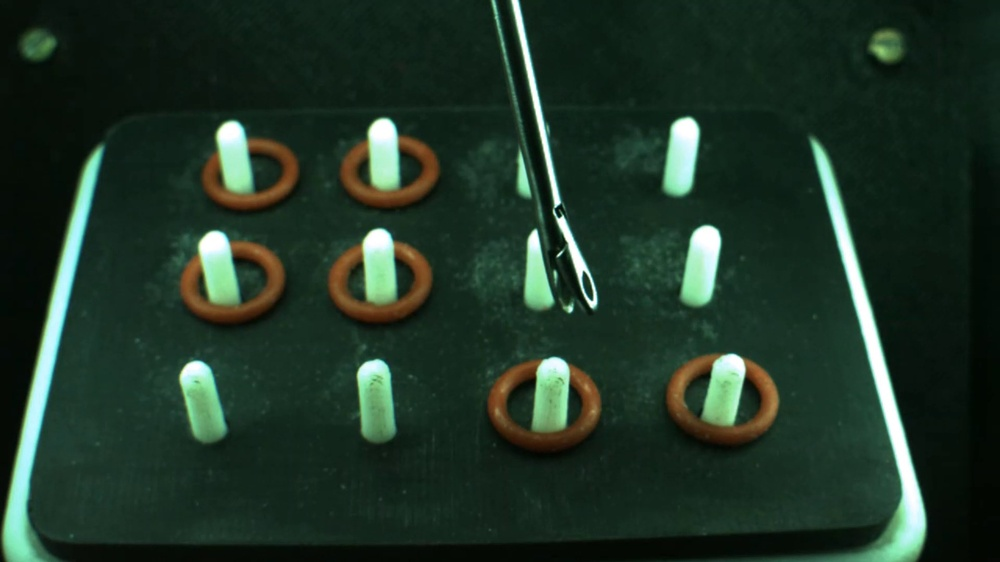
#> input picture assn1/separate_op/log_filter/frame39.jpg, 1000 x 562 px, shrunk from 1920 x 1080 before the run
$ python log.py   (older library calls are emulated)
#> lines starting #> are read from the running program, lines starting #| are printed output that depends on the picture
#> the answer given: frame39.jpg
import cv2
import numpy as np
def log(path):
#> called with path = 'frame39.jpg'
    img = cv2.imread(path, 0)
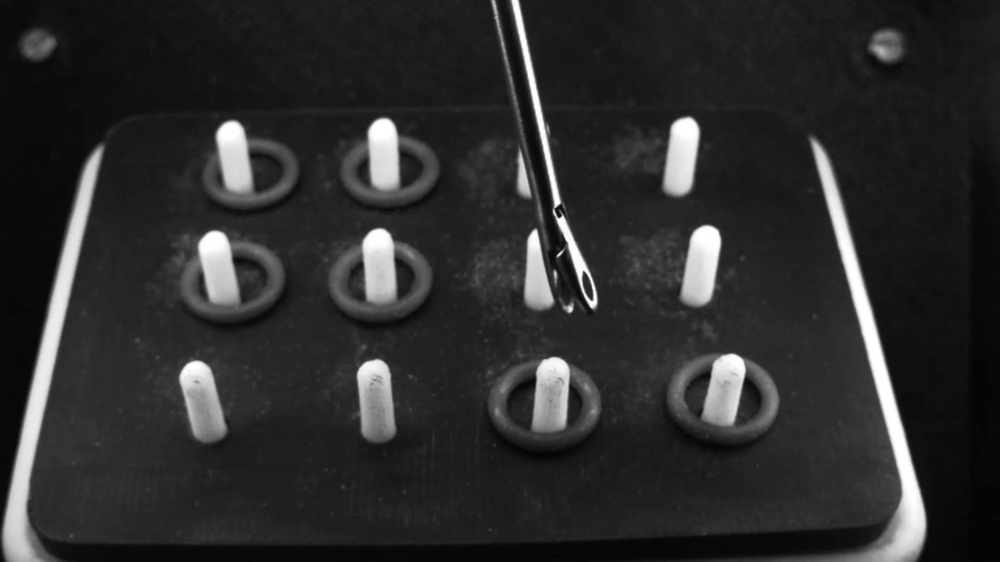
#> img: shape (562, 1000); min 3, max 255, mean 45.8
    blur = cv2.GaussianBlur(img, (3, 3), 0)
    laplacian = cv2.Laplacian(blur, cv2.CV_64F)
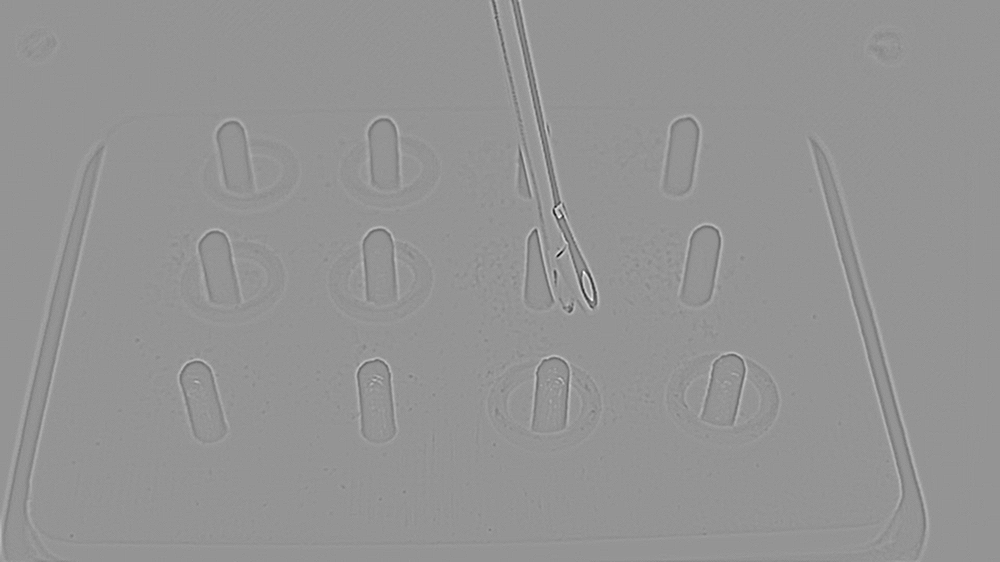
#> laplacian: shape (562, 1000) float64; min -121, max 87, mean 0; drawn with min black and max white
    laplacian1 = laplacian/laplacian.max()
    cv2.imwrite("1_img.jpg", img)
    cv2.imwrite("2_blur.jpg", blur)
    cv2.imwrite("3_l.jpg", laplacian)
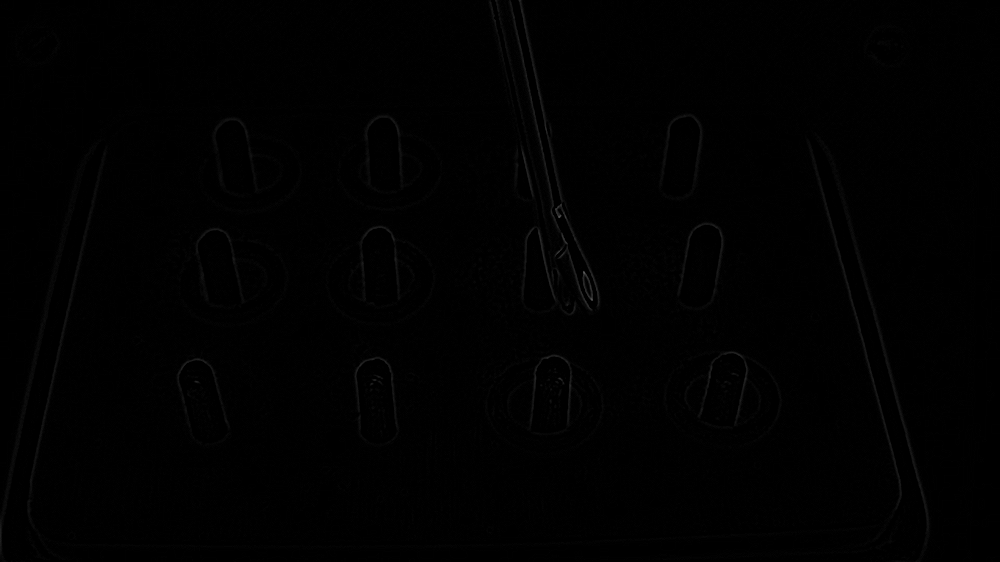
#> saved as 3_l.jpg: shape (562, 1000); min 0, max 87, mean 0.9
    cv2.imwrite("4_l1.jpg", laplacian1)
if __name__ == '__main__':
    path = input("path to image(including image name): ")
    log(path)
